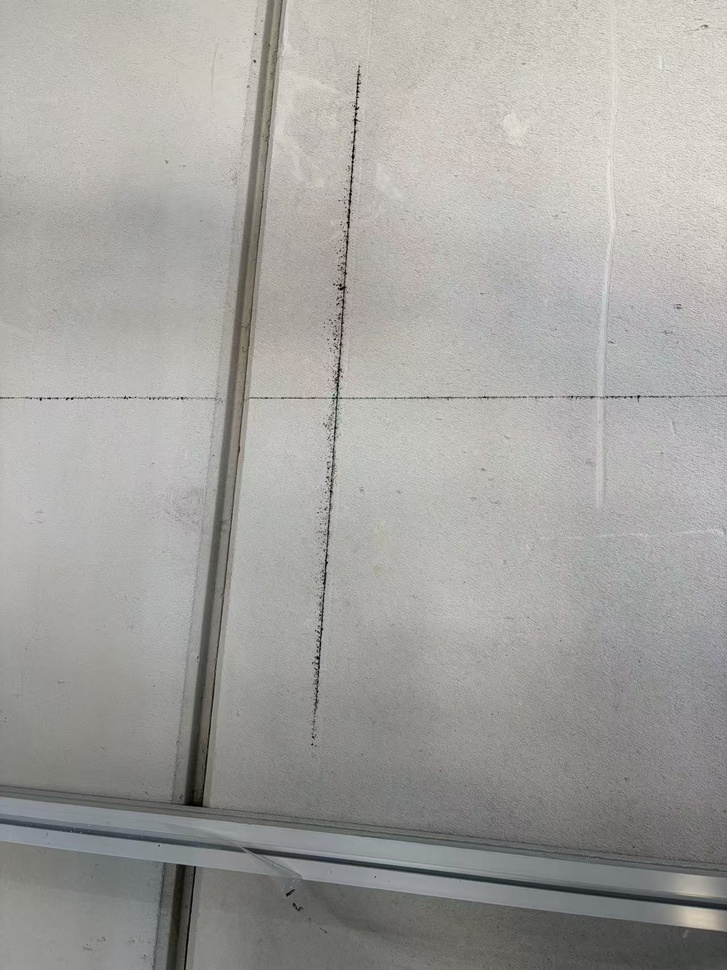
#> input picture src/sam3_pkg/sam3_pkg/images/1.jpg, 727 x 970 px, shrunk from 1280 x 1707 before the run
$ python draw_circle_test.py
#> lines starting #> are read from the running program, lines starting #| are printed output that depends on the picture; after the words box and inside, x2 and y2 are one past the last pixel; in counts of white or black regions, pixels touching at a corner belong together
import cv2
import os

# 获取当前脚本的绝对路径
current_dir = os.path.dirname(os.path.abspath(__file__))
# 构建图像的路径 (假设 images 文件夹在上一级目录)
image_path = os.path.join(current_dir, '../images/1.jpg')

# 读取图像
img = cv2.imread(image_path)
#> img is the input picture: shape (970, 727, 3); mean B, G, R 159, 162.1, 163.7

if img is None:
    print(f"Error: 无法加载图像，请检查路径: {image_path}")
else:
    # 指定圆心的像素坐标 (x, y)
    center_coordinates = (200, 200)

    # 圆的半径
    radius = 50

    # 颜色 (B, G, R) - 这里使用红色
    color = (0, 0, 255)

    # 线条粗细 (-1 表示填充)
    thickness = 3

    # 在图像上画圆
    cv2.circle(img, center_coordinates, radius, color, thickness)
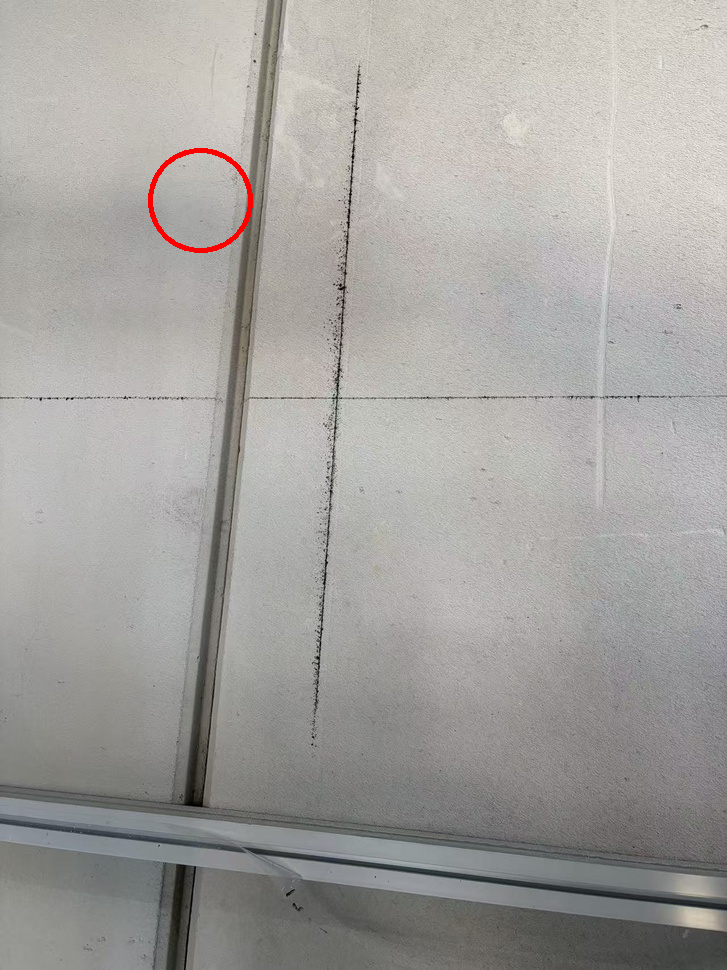
#> img: shape (970, 727, 3); 0.23% of pixels changed, all inside (x1, y1, x2, y2) = (148, 148, 253, 253)

    # 显示图像
    cv2.imshow('Image with Circle', img)

    # 等待按键，然后关闭窗口
    print("按任意键关闭窗口...")
    cv2.waitKey(0)
    cv2.destroyAllWindows()

$ run again, with src/sam3_pkg/sam3_pkg/images/10.jpg copied over src/sam3_pkg/sam3_pkg/images/1.jpg
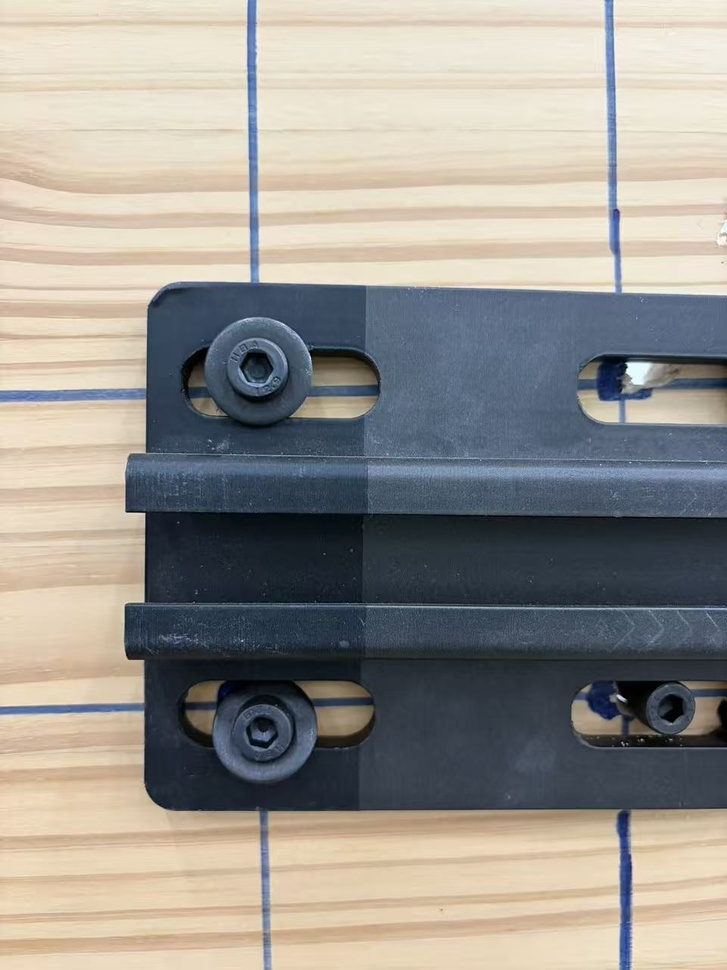
#> input picture src/sam3_pkg/sam3_pkg/images/10.jpg, 727 x 970 px, shrunk from 960 x 1280 before the run
#> img is the input picture: shape (970, 727, 3); mean B, G, R 143.7, 149.9, 153.5
#> `cv2.circle(img, center_coordinates, radius, color, thickness)`:
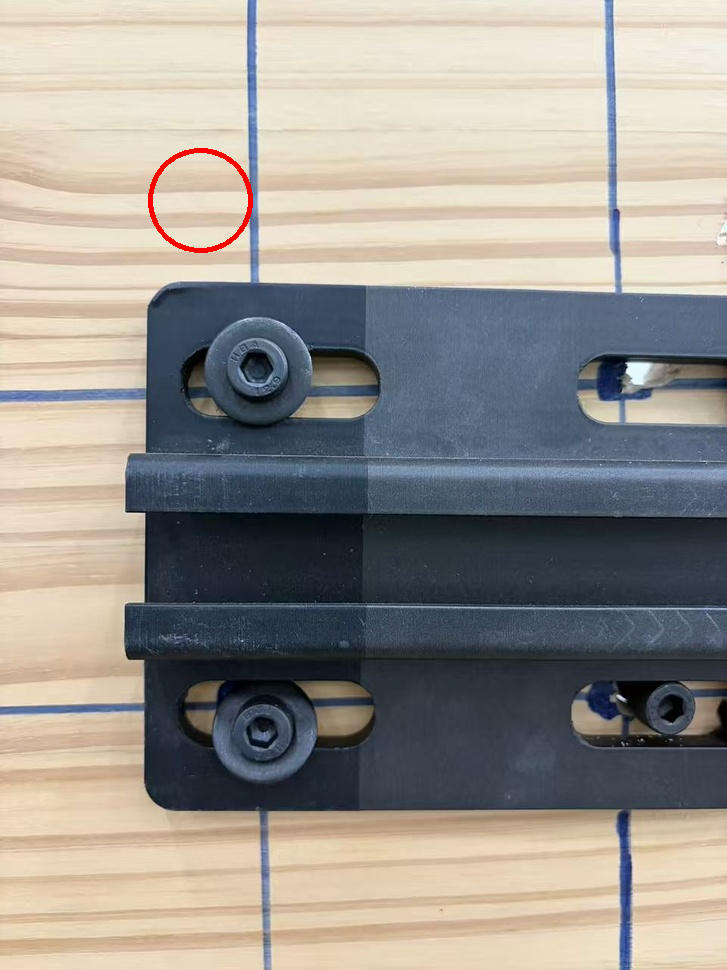
#> img: shape (970, 727, 3); 0.23% of pixels changed, all inside (x1, y1, x2, y2) = (148, 148, 253, 253)

$ run again, with src/sam3_pkg/sam3_pkg/images/11.jpg copied over src/sam3_pkg/sam3_pkg/images/1.jpg
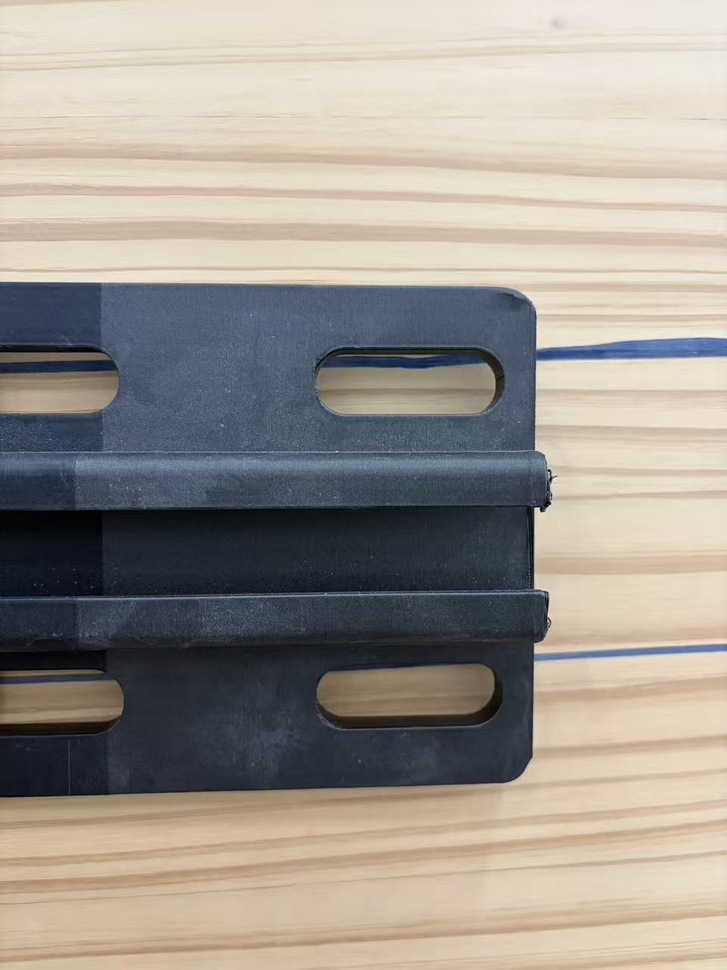
#> input picture src/sam3_pkg/sam3_pkg/images/11.jpg, 727 x 970 px, shrunk from 960 x 1280 before the run
#> img is the input picture: shape (970, 727, 3); mean B, G, R 143.7, 151.8, 158.3
#> `cv2.circle(img, center_coordinates, radius, color, thickness)`:
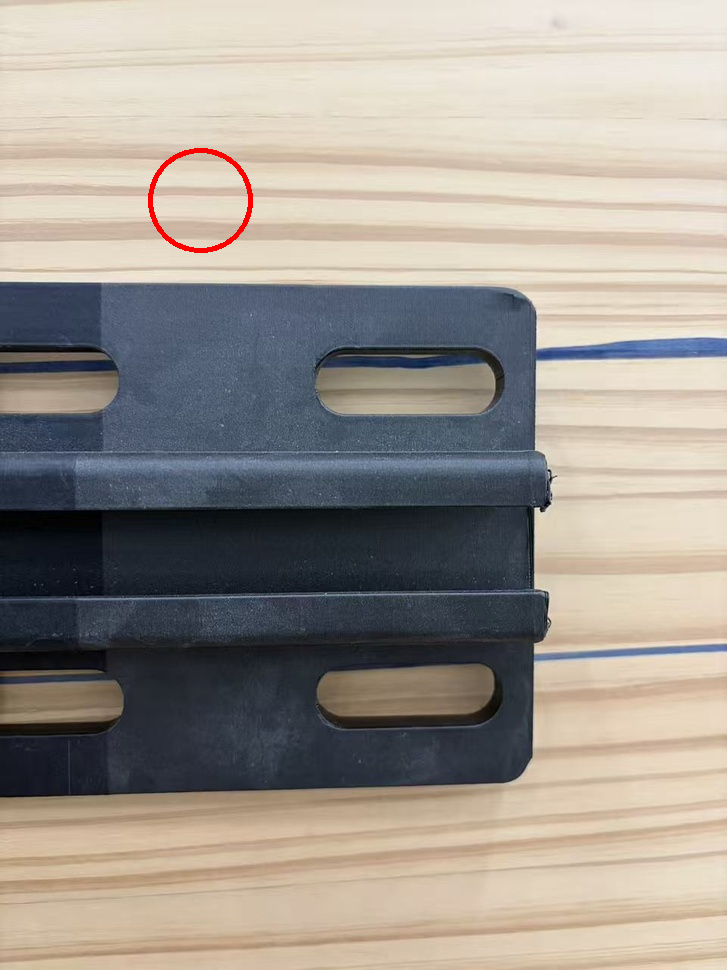
#> img: shape (970, 727, 3); 0.23% of pixels changed, all inside (x1, y1, x2, y2) = (148, 148, 253, 253)

$ run again, with src/sam3_pkg/sam3_pkg/images/12.jpg copied over src/sam3_pkg/sam3_pkg/images/1.jpg
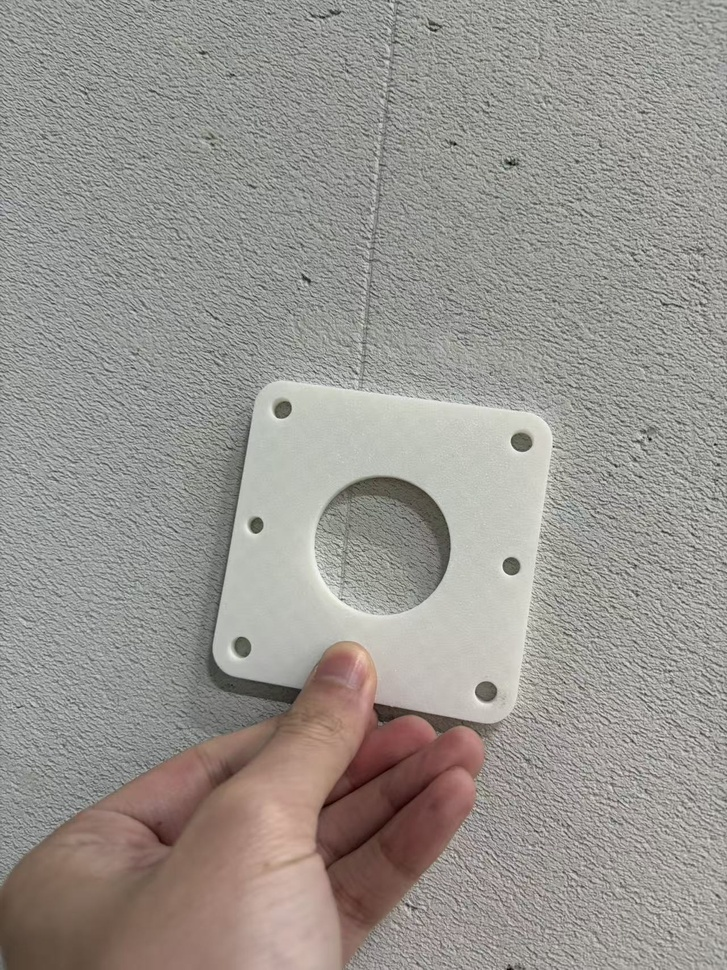
#> input picture src/sam3_pkg/sam3_pkg/images/12.jpg, 727 x 970 px, shrunk from 1280 x 1707 before the run
#> img is the input picture: shape (970, 727, 3); mean B, G, R 144, 149, 152.9
#> `cv2.circle(img, center_coordinates, radius, color, thickness)`:
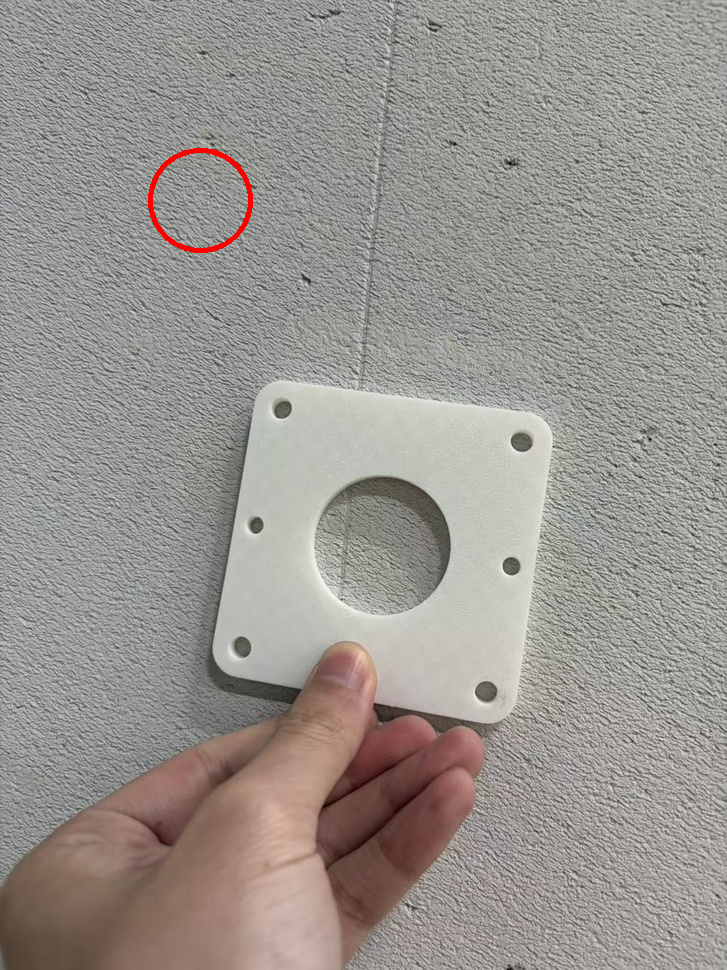
#> img: shape (970, 727, 3); 0.23% of pixels changed, all inside (x1, y1, x2, y2) = (148, 148, 253, 253)
